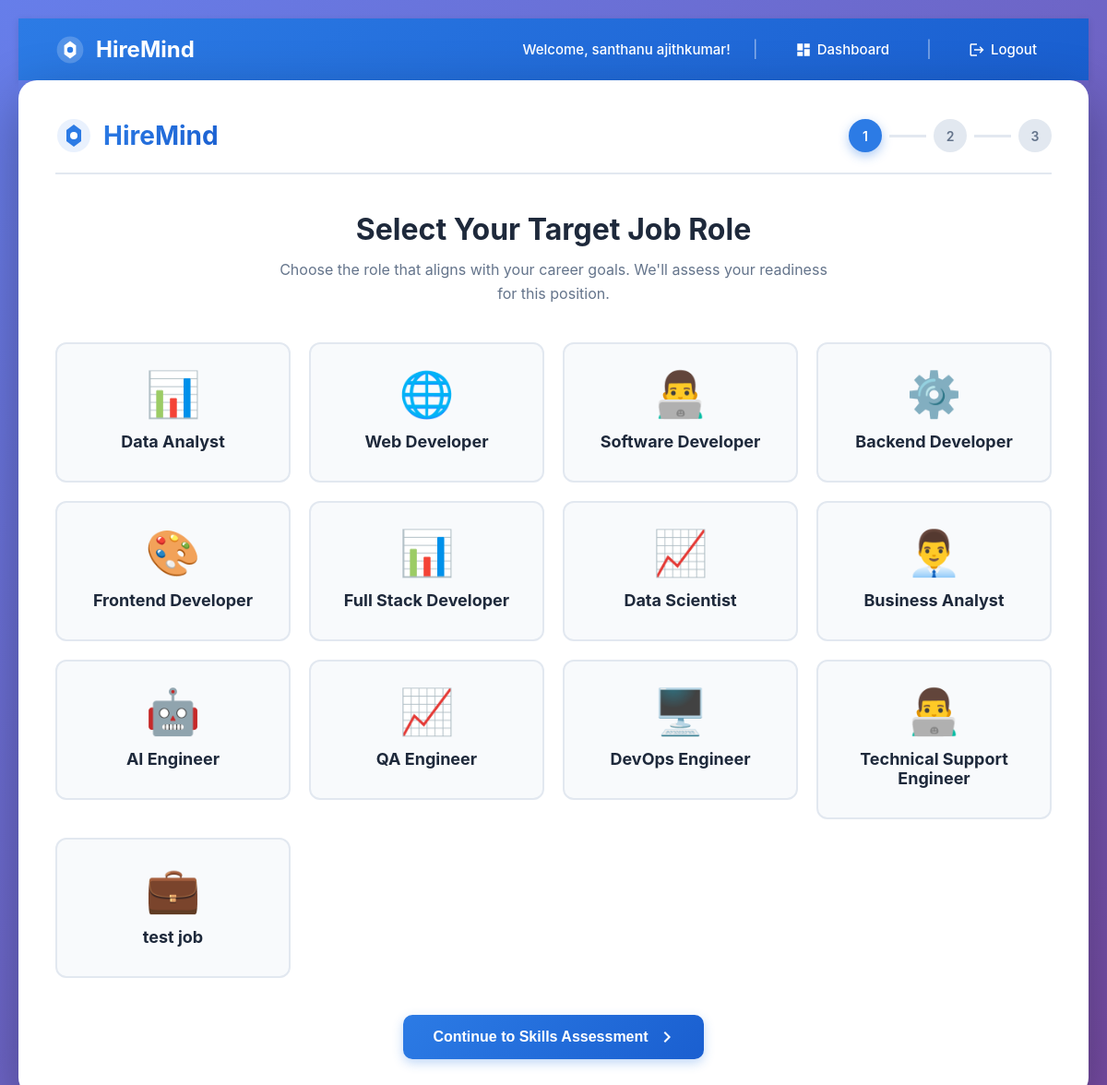
/ (signed in), run on the app's committed database.
### tables this page shows
CREATE TABLE job_roles (
            id INTEGER PRIMARY KEY AUTOINCREMENT,
            role_name TEXT UNIQUE,
            icon TEXT DEFAULT '💼'
        );

### app.py (the view)
@app.route('/')
def select_role():
    if 'user_id' not in session:
        return redirect(url_for('login'))
    conn = sqlite3.connect("hiremind.db")
    cursor = conn.cursor()
    cursor.execute("SELECT role_name, icon FROM job_roles")
    roles = cursor.fetchall()
    conn.close()
    return render_template('select_role.html', roles=roles)

### templates/select_role.html (shortened to what this page needs)
{% extends "base.html" %}
{% block content %}
<head>
    <link rel="stylesheet" href="{{ url_for('static', filename='style.css') }}">
</head>
<div class="container">
    <div class="header">
        <div class="logo">
            <svg width="40" height="40" viewBox="0 0 40 40" fill="none">
                <circle cx="20" cy="20" r="18" fill="#2C7BE5" opacity="0.1"/>
                <path d="M20 8L28 14V26L20 32L12 26V14L20 8Z" fill="#2C7BE5"/>
                <circle cx="20" cy="20" r="4" fill="white"/>
            </svg>
            <h1>HireMind</h1>
        </div>
        <div class="step-indicator">
            <div class="step active">1</div>
            <div class="step-line"></div>
            <div class="step">2</div>
            <div class="step-line"></div>
            <div class="step">3</div>
        </div>
    </div>
    <div class="content-header">
        <h2>Select Your Target Job Role</h2>
        <p class="subtitle">Choose the role that aligns with your career goals. We'll assess your readiness for this position.</p>
    </div>
    <form action="/skills" method="post">
        <div class="job-roles-grid">
            {% for role, icon in roles %}
            <div class="job-role-card">
                <label for="role_{{ loop.index }}">
                    <div class="icon">{{ icon }}</div>
                    <div class="role-name">{{ role }}</div>
                </label>
            </div>
            {% endfor %}
        </div>
        <div class="button-container">
            <button type="submit" class="btn-primary">
                Continue to Skills Assessment
                <svg width="20" height="20" viewBox="0 0 20 20" fill="currentColor">
                    <path d="M10 4L8.59 5.41L13.17 10L8.59 14.59L10 16L16 10L10 4Z"/>
                </svg>
            </button>
        </div>
    </form>
</div>
{% endblock %}

### static/style.css (style rules this page uses)
* { margin: 0; padding: 0; box-sizing: border-box; }
body { font-family: -apple-system, BlinkMacSystemFont, 'Segoe UI', 'Roboto', 'Oxygen', 'Ubuntu', 'Cantarell', sans-serif; background: linear-gradient(135deg, #667eea 0%, #764ba2 100%); min-height: 100vh; padding: 20px; color: #1e293b; }
.container { max-width: 1200px; margin: 0 auto; background: #ffffff; padding: 40px; border-radius: 20px; box-shadow: 0 20px 60px rgba(0, 0, 0, 0.3); animation: slideIn 0.6s ease-out; }
.header { display: flex; justify-content: space-between; align-items: center; margin-bottom: 40px; padding-bottom: 20px; border-bottom: 2px solid #e2e8f0; }
.logo { display: flex; align-items: center; gap: 12px; }
.logo h1 { font-size: 28px; font-weight: 700; background: linear-gradient(135deg, #2C7BE5 0%, #1a5fd0 100%); -webkit-background-clip: text; -webkit-text-fill-color: transparent; background-clip: text; }
.step-indicator { display: flex; align-items: center; gap: 8px; }
.step { width: 36px; height: 36px; border-radius: 50%; background: #e2e8f0; color: #64748b; display: flex; align-items: center; justify-content: center; font-weight: 600; font-size: 14px; transition: all 0.3s ease; }
.step.active { background: #2C7BE5; color: white; box-shadow: 0 4px 12px rgba(44, 123, 229, 0.4); }
.step-line { width: 40px; height: 3px; background: #e2e8f0; transition: all 0.3s ease; }
.content-header { text-align: center; margin-bottom: 40px; }
.content-header h2 { font-size: 32px; color: #1e293b; margin-bottom: 12px; font-weight: 700; }
.subtitle { color: #64748b; font-size: 16px; line-height: 1.6; max-width: 600px; margin: 0 auto; }
.job-roles-grid { display: grid; grid-template-columns: repeat(auto-fit, minmax(250px, 1fr)); gap: 20px; margin-bottom: 40px; }
.job-role-card { position: relative; }
.job-role-card label { display: block; padding: 24px; background: #f8fafc; border: 2px solid #e2e8f0; border-radius: 12px; cursor: pointer; transition: all 0.3s ease; text-align: center; }
.icon { font-size: 48px; margin-bottom: 12px; }
.role-name { font-weight: 700; font-size: 18px; color: #1e293b; margin-bottom: 8px; }
.button-container { display: flex; justify-content: center; gap: 16px; margin-top: 40px; }
button, .btn-primary, .btn-secondary { padding: 14px 32px; border: none; border-radius: 10px; font-size: 16px; font-weight: 600; cursor: pointer; transition: all 0.3s ease; display: inline-flex; align-items: center; gap: 8px; }
.btn-primary, button[type="submit"] { background: linear-gradient(135deg, #2C7BE5 0%, #1a5fd0 100%); color: white; box-shadow: 0 4px 12px rgba(44, 123, 229, 0.3); }

### templates/base.html (style rules this page uses)
body { margin: 0; padding: 0; }

### data on the page
job_roles: icon "📊", role_name "Data Analyst"
job_roles: icon "🌐", role_name "Web Developer"
job_roles: icon "👨‍💻", role_name "Software Developer"
job_roles: icon "⚙️", role_name "Backend Developer"
job_roles: icon "🎨", role_name "Frontend Developer"
job_roles: icon "📊", role_name "Full Stack Developer"
job_roles: icon "📈", role_name "Data Scientist"
job_roles: icon "👨‍💼", role_name "Business Analyst"
job_roles: icon "🤖", role_name "AI Engineer"
job_roles: icon "📈", role_name "QA Engineer"
job_roles: icon "🖥️", role_name "DevOps Engineer"
job_roles: icon "👨‍💻", role_name "Technical Support Engineer"
job_roles: icon "💼", role_name "test job"

### other printed values
{{ session['username'] }} "santhanu ajithkumar"
